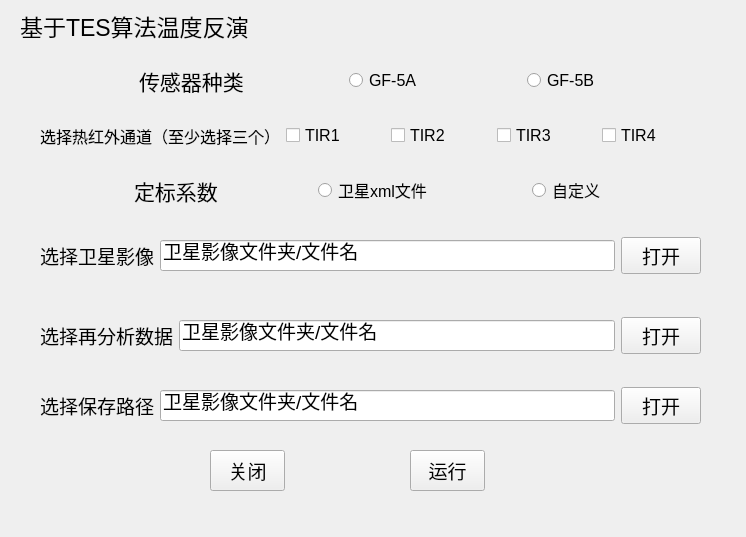
<?xml version="1.0" encoding="UTF-8"?>
<ui version="4.0">
 <class>Form</class>
 <widget class="QWidget" name="Form">
  <property name="geometry">
   <rect>
    <x>0</x>
    <y>0</y>
    <width>746</width>
    <height>537</height>
   </rect>
  </property>
  <property name="windowTitle">
   <string>Form</string>
  </property>
  <widget class="QLabel" name="label">
   <property name="geometry">
    <rect>
     <x>20</x>
     <y>0</y>
     <width>241</width>
     <height>51</height>
    </rect>
   </property>
   <property name="font">
    <font>
     <pointsize>17</pointsize>
    </font>
   </property>
   <property name="text">
    <string>基于TES算法温度反演</string>
   </property>
   <property name="indent">
    <number>-2</number>
   </property>
  </widget>
  <widget class="QWidget" name="layoutWidget">
   <property name="geometry">
    <rect>
     <x>40</x>
     <y>310</y>
     <width>661</width>
     <height>51</height>
    </rect>
   </property>
   <layout class="QHBoxLayout" name="horizontalLayout_4">
    <item>
     <widget class="QLabel" name="label_5">
      <property name="font">
       <font>
        <pointsize>14</pointsize>
       </font>
      </property>
      <property name="text">
       <string>选择再分析数据</string>
      </property>
     </widget>
    </item>
    <item>
     <widget class="QLineEdit" name="lineEdit_2">
      <property name="font">
       <font>
        <pointsize>14</pointsize>
       </font>
      </property>
      <property name="text">
       <string>卫星影像文件夹/文件名</string>
      </property>
     </widget>
    </item>
    <item>
     <widget class="QPushButton" name="pushButton_2">
      <property name="font">
       <font>
        <pointsize>14</pointsize>
       </font>
      </property>
      <property name="text">
       <string>打开</string>
      </property>
     </widget>
    </item>
   </layout>
  </widget>
  <widget class="QWidget" name="layoutWidget_2">
   <property name="geometry">
    <rect>
     <x>40</x>
     <y>380</y>
     <width>661</width>
     <height>51</height>
    </rect>
   </property>
   <layout class="QHBoxLayout" name="horizontalLayout_5">
    <item>
     <widget class="QLabel" name="label_6">
      <property name="font">
       <font>
        <pointsize>14</pointsize>
       </font>
      </property>
      <property name="text">
       <string>选择保存路径</string>
      </property>
     </widget>
    </item>
    <item>
     <widget class="QLineEdit" name="lineEdit_3">
      <property name="font">
       <font>
        <pointsize>14</pointsize>
       </font>
      </property>
      <property name="text">
       <string>卫星影像文件夹/文件名</string>
      </property>
     </widget>
    </item>
    <item>
     <widget class="QPushButton" name="pushButton_3">
      <property name="font">
       <font>
        <pointsize>14</pointsize>
       </font>
      </property>
      <property name="text">
       <string>打开</string>
      </property>
     </widget>
    </item>
   </layout>
  </widget>
  <widget class="QPushButton" name="pushButton_4">
   <property name="geometry">
    <rect>
     <x>410</x>
     <y>450</y>
     <width>75</width>
     <height>41</height>
    </rect>
   </property>
   <property name="font">
    <font>
     <pointsize>14</pointsize>
    </font>
   </property>
   <property name="text">
    <string>运行</string>
   </property>
  </widget>
  <widget class="QPushButton" name="pushButton_5">
   <property name="geometry">
    <rect>
     <x>210</x>
     <y>450</y>
     <width>75</width>
     <height>41</height>
    </rect>
   </property>
   <property name="font">
    <font>
     <pointsize>14</pointsize>
    </font>
   </property>
   <property name="text">
    <string>关闭</string>
   </property>
  </widget>
  <widget class="QWidget" name="layoutWidget">
   <property name="geometry">
    <rect>
     <x>40</x>
     <y>60</y>
     <width>661</width>
     <height>41</height>
    </rect>
   </property>
   <layout class="QHBoxLayout" name="horizontalLayout">
    <item>
     <widget class="QLabel" name="label_2">
      <property name="sizePolicy">
       <sizepolicy hsizetype="Fixed" vsizetype="Preferred">
        <horstretch>0</horstretch>
        <verstretch>0</verstretch>
       </sizepolicy>
      </property>
      <property name="font">
       <font>
        <pointsize>16</pointsize>
       </font>
      </property>
      <property name="text">
       <string>传感器种类</string>
      </property>
     </widget>
    </item>
    <item>
     <widget class="QRadioButton" name="radioButton">
      <property name="sizePolicy">
       <sizepolicy hsizetype="Fixed" vsizetype="Fixed">
        <horstretch>0</horstretch>
        <verstretch>0</verstretch>
       </sizepolicy>
      </property>
      <property name="font">
       <font>
        <pointsize>12</pointsize>
       </font>
      </property>
      <property name="text">
       <string>GF-5A</string>
      </property>
     </widget>
    </item>
    <item>
     <widget class="QRadioButton" name="radioButton_2">
      <property name="sizePolicy">
       <sizepolicy hsizetype="Fixed" vsizetype="Fixed">
        <horstretch>0</horstretch>
        <verstretch>0</verstretch>
       </sizepolicy>
      </property>
      <property name="font">
       <font>
        <pointsize>12</pointsize>
       </font>
      </property>
      <property name="text">
       <string>GF-5B</string>
      </property>
     </widget>
    </item>
   </layout>
  </widget>
  <widget class="QWidget" name="layoutWidget">
   <property name="geometry">
    <rect>
     <x>40</x>
     <y>230</y>
     <width>661</width>
     <height>51</height>
    </rect>
   </property>
   <layout class="QHBoxLayout" name="horizontalLayout_2">
    <item>
     <widget class="QLabel" name="label_3">
      <property name="font">
       <font>
        <pointsize>14</pointsize>
       </font>
      </property>
      <property name="text">
       <string>选择卫星影像</string>
      </property>
     </widget>
    </item>
    <item>
     <widget class="QLineEdit" name="lineEdit">
      <property name="font">
       <font>
        <pointsize>14</pointsize>
       </font>
      </property>
      <property name="text">
       <string>卫星影像文件夹/文件名</string>
      </property>
     </widget>
    </item>
    <item>
     <widget class="QPushButton" name="pushButton">
      <property name="font">
       <font>
        <pointsize>14</pointsize>
       </font>
      </property>
      <property name="text">
       <string>打开</string>
      </property>
     </widget>
    </item>
   </layout>
  </widget>
  <widget class="QWidget" name="layoutWidget">
   <property name="geometry">
    <rect>
     <x>40</x>
     <y>110</y>
     <width>661</width>
     <height>51</height>
    </rect>
   </property>
   <layout class="QHBoxLayout" name="horizontalLayout_3">
    <item>
     <widget class="QLabel" name="label_4">
      <property name="font">
       <font>
        <pointsize>12</pointsize>
       </font>
      </property>
      <property name="text">
       <string>选择热红外通道（至少选择三个）</string>
      </property>
     </widget>
    </item>
    <item>
     <widget class="QCheckBox" name="checkBox">
      <property name="font">
       <font>
        <pointsize>12</pointsize>
       </font>
      </property>
      <property name="text">
       <string>TIR1</string>
      </property>
     </widget>
    </item>
    <item>
     <widget class="QCheckBox" name="checkBox_2">
      <property name="font">
       <font>
        <pointsize>12</pointsize>
       </font>
      </property>
      <property name="text">
       <string>TIR2</string>
      </property>
     </widget>
    </item>
    <item>
     <widget class="QCheckBox" name="checkBox_3">
      <property name="font">
       <font>
        <pointsize>12</pointsize>
       </font>
      </property>
      <property name="text">
       <string>TIR3</string>
      </property>
     </widget>
    </item>
    <item>
     <widget class="QCheckBox" name="checkBox_4">
      <property name="font">
       <font>
        <pointsize>12</pointsize>
       </font>
      </property>
      <property name="text">
       <string>TIR4</string>
      </property>
     </widget>
    </item>
   </layout>
  </widget>
  <widget class="QWidget" name="layoutWidget_3">
   <property name="geometry">
    <rect>
     <x>40</x>
     <y>170</y>
     <width>661</width>
     <height>41</height>
    </rect>
   </property>
   <layout class="QHBoxLayout" name="horizontalLayout_6">
    <item>
     <widget class="QLabel" name="label_7">
      <property name="sizePolicy">
       <sizepolicy hsizetype="Fixed" vsizetype="Preferred">
        <horstretch>0</horstretch>
        <verstretch>0</verstretch>
       </sizepolicy>
      </property>
      <property name="font">
       <font>
        <pointsize>16</pointsize>
       </font>
      </property>
      <property name="text">
       <string>定标系数</string>
      </property>
     </widget>
    </item>
    <item>
     <widget class="QRadioButton" name="radioButton_3">
      <property name="sizePolicy">
       <sizepolicy hsizetype="Fixed" vsizetype="Fixed">
        <horstretch>0</horstretch>
        <verstretch>0</verstretch>
       </sizepolicy>
      </property>
      <property name="font">
       <font>
        <pointsize>12</pointsize>
       </font>
      </property>
      <property name="text">
       <string>卫星xml文件</string>
      </property>
     </widget>
    </item>
    <item>
     <widget class="QRadioButton" name="radioButton_4">
      <property name="sizePolicy">
       <sizepolicy hsizetype="Fixed" vsizetype="Fixed">
        <horstretch>0</horstretch>
        <verstretch>0</verstretch>
       </sizepolicy>
      </property>
      <property name="font">
       <font>
        <pointsize>12</pointsize>
       </font>
      </property>
      <property name="text">
       <string>自定义</string>
      </property>
     </widget>
    </item>
   </layout>
  </widget>
 </widget>
 <resources/>
 <connections/>
</ui>
